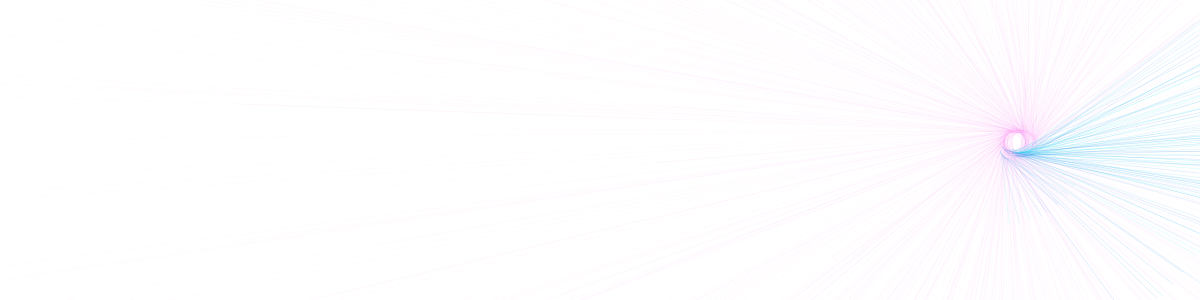
Frame 1 (no input)
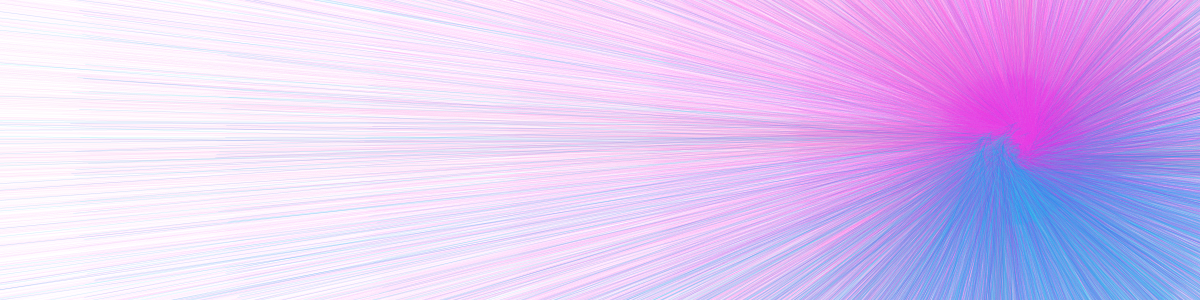
Frame 60 (the mouse pressed at the canvas centre just before this capture)
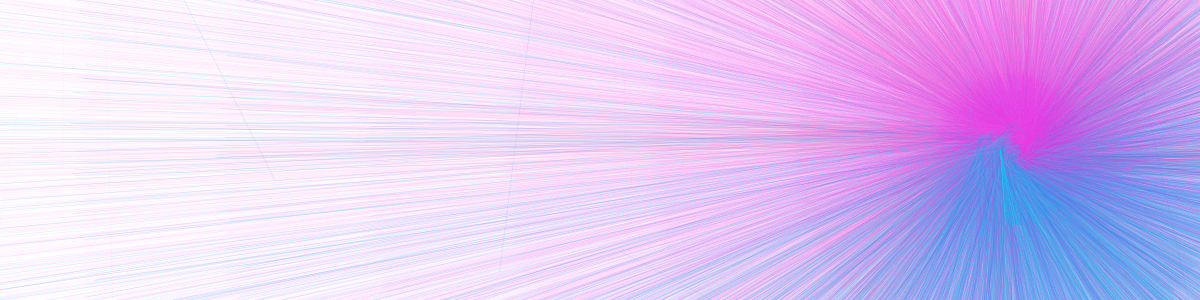
Frame 120 (the mouse held since frame 60 and released just before this capture)

The Processing sketch that drew these frames (run headless with seeded random() and noise(); from frame 60 on, the mouse is pressed at the canvas centre):

// Processing sketch: processing_133177
// ── processing_133177.pde

void setup(){
  size(1200,300);
smooth();
frameRate(100);
strokeWeight(0.5);
background(255,255,255);
}

void draw(){

translate(width/2+400,height/2);

for(int s = 0; s<10; s++) {
 // pushMatrix();

for(int i = 0; i<72; i++) {
  float myAngle = random(-10,0);
  rotate(radians(myAngle));
  float ellipseSize = map (s,0,10,5,100);
  stroke(int(random(0,i)),int(random(i,255-i)),int(random(0,i)),10);
{
  if(i < 10) {
    stroke(int(random(20,i+20)),int(random(i+100,255)),int(random(240,i+90)),50);
  }else{
    stroke(int(random(180,i+400)),int(random(i,70)),int(random(220,i+70)),10);
  }
}

line(0,0,ellipseSize,ellipseSize*15);
  translate(mouseX,mouseX+1);
}
//popMatrix();
}
}
